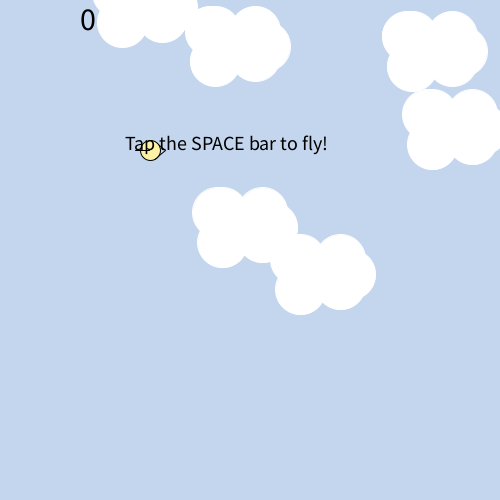
Frame 1 (no input)
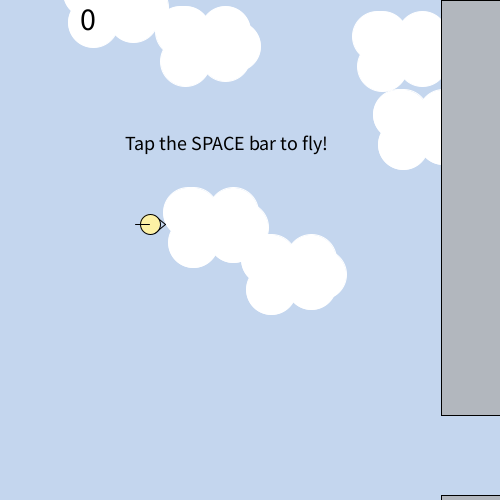
Frame 60 (the mouse pressed at the canvas centre just before this capture)
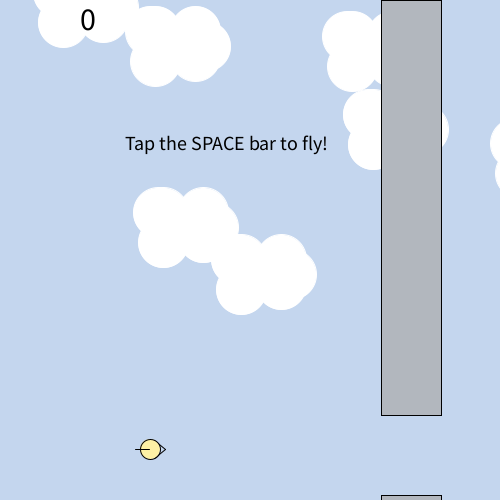
Frame 120 (the mouse held since frame 60 and released just before this capture)

The Processing sketch that drew these frames (run headless with seeded random() and noise(); from frame 60 on, the mouse is pressed at the canvas centre):

// Processing sketch: processing_157375
// ── processing_157375.pde

int SIZE = 8;
int TSIZE = 2;
Bird bird;
Clouds[] cloud = new Clouds[SIZE];
Tower[] tower = new Tower[TSIZE];
Score score;

void setup()
{
  size (500, 500);
  background (255);
  bird = new Bird();
  score = new Score();
  for (int i = 0; i < SIZE; i ++)
  {
    cloud[i] = new Clouds();
  }
  for (int i = 0; i < TSIZE; i ++)
  {
    tower[i] = new Tower();
  }
  tower[0].position.x = width;
  tower[1].position.x = width+290;  
}

void draw()
{
  stroke(0);
  background(#c4d6ee);
  for (int i = 0; i < cloud.length; i ++)
  {
    cloud[i].draw();
    cloud[i].update();
    cloud[i].checkSides();
  }
  
  for (int i = 0; i < TSIZE; i ++)
  {
    tower[i].draw();
    tower[i].update();
    tower[i].checkSides();
    tower[i].hitDUpperTower();
    tower[i].hitDLowerTower();
  }
  
  if (bird.del == false)
  {
    bird.draw();
    bird.checkSides();
    bird.update();
    score.addScore();
  }
  
  if (bird.del == true)
  {
    score.endScore();
  }
  
  if (bird.inst == true)
  {
     bird.instructions();
  }
}


void keyPressed()
{
   if (key == ' ')
   {
     bird.fly();
     bird.flap = true;
     if (bird.inst == true)
     {
       bird.inst = false;
     }
   }   
}
void keyReleased()
{
  if (key == ' ')
  {
    bird.buttonReset = true;
    bird.flap = false;
  } 
}
class Bird 
{
  float mass = 70.8;  
  float timeDelta = 1.0f / 60.0f;
  PVector gravity = new PVector(0 , 150.8);
  PVector velocity = new PVector (0, 0);
  PVector position = new PVector (width/2-100, height/2-100);
  PVector force = new PVector (0, mass * -gravity.y);
  boolean buttonReset = true, flap = false;
  boolean del = false;
  boolean inst = true;
  
  void instructions()
  {
    textSize(20);
    fill(0);
    text("Tap the SPACE bar to fly!", width/2-125, height/2-100);
  }
  
  void draw()
  { 
    stroke(0);
    //beak
    line(165, position.y, 154, position.y+9);
    line(165, position.y, 154, position.y-9);
    
    //body
    fill(#fdf1a5);
    ellipse(position.x, position.y, 20, 20);
    
    if (flap == false)
    {
      //wing
      line(149, position.y, 135, position.y);
    }
    if (flap == true)
    {
      stroke(0);
      line(149, position.y, 135, position.y + 10);
    }
  }
  
  void update()
  {
     velocity.add(PVector.mult(gravity, timeDelta));
     position.add(PVector.mult(velocity, timeDelta)); 
  }
  
  void fly()
  {
    if (buttonReset == true)
    {  
      velocity.add(PVector.mult(force, timeDelta));
      velocity.limit(150);
      buttonReset = false;
    }
  }
  
  void checkSides()
  {
     if (position.y < 2)
     {
       position.y = 15;
     } 
     if (position.y > 500)
     {
       position.y = 485;
     } 
  }
}
class Clouds
{
  PVector position = new PVector(random(width+200), random(height));
  PVector velocity = new PVector(-0.5, 0);
  
  Clouds()
  {
    stroke(255); 
    fill(255);
    ellipse (position.x, position.y, 50, 50);
    ellipse (position.x+20, position.y+10, 50, 50);
    ellipse (position.x, position.y+5, 50, 50);
    ellipse (position.x, position.y, 50, 50);
  }
  
  void draw()
  {
    stroke(255); 
    fill(255);
    ellipse (position.x, position.y, 50, 50);
    ellipse (position.x+20, position.y+10, 50, 50);
    ellipse (position.x-10, position.y+5, 50, 50);
    ellipse (position.x+30, position.y, 50, 50);
    ellipse (position.x-20, position.y+15, 50, 50);
    ellipse (position.x+20, position.y-15, 50, 50);
    ellipse (position.x-20, position.y-15, 50, 50);
    ellipse (position.x-25, position.y-15, 50, 50);
  }
  
  void update()
  {
    position.add(velocity);
  }
  
  void checkSides()
  {
    if (position.x < -80)
    {
       position.x = 500;
    } 
  }
}
class Score
{
  int score = 0;
  boolean scoreFlag = false;
  
  void addScore()
  {
    textSize(32);
    fill(0);
    text(score, 80, 30);
    for (int i = 0; i < TSIZE; i ++)
    {
      if (bird.position.x > tower[i].position.x+60 && bird.position.x < tower[i].position.x+62)
      {
        scoreFlag = true;
        if (scoreFlag = true)
        {
          score += 1;
          
        }
        scoreFlag = false;
      }
    }
  }
  
  void endScore()
  {
    textSize(20);
    fill(0);
    text("Game Over!\nYou scored: " + score, width/2-125, height/2-100);
    text("Press the 'r' key \nto restart the game", width/2-125, height/2+50);
    
    if (key == 'r' | key == 'R')
      {
        setup();
      }
  }
}


class Tower
{
  PVector position = new PVector (width/2, 0);
  PVector velocity = new PVector(-1, 0);
  float h = random(65,435);
  
  
  Tower()
  {
    stroke(0);
    fill(#b2b7be);
    rect (position.x, position.y, 60, h);
    rect (position.x, h + 80, 60, 500 - (h+ 60));
  }
  
  void hitDUpperTower()
  {
    if (bird.position.x > position.x-10 && bird.position.x < position.x+70 && bird.position.y < h+9)
    {
      bird.del = true;
    }
  }
  
  void hitDLowerTower()
  {
    if (bird.position.x > position.x-10 && bird.position.x < position.x+70 && bird.position.y > h+70)
    {
      bird.del = true;
    }
  }
  
  void draw()
  {
    stroke(0);
    fill(#b2b7be);
    rect (position.x, position.y, 60, h);
    rect (position.x, h + 80, 60, 500 - h -10);
  }
  
  void update()
  {
    position.add(velocity);
  }
    
  void checkSides()
  {
     if (position.x < -80)
     {
        position.x = 500;
        h = random(65,435);
     } 
  }
}
